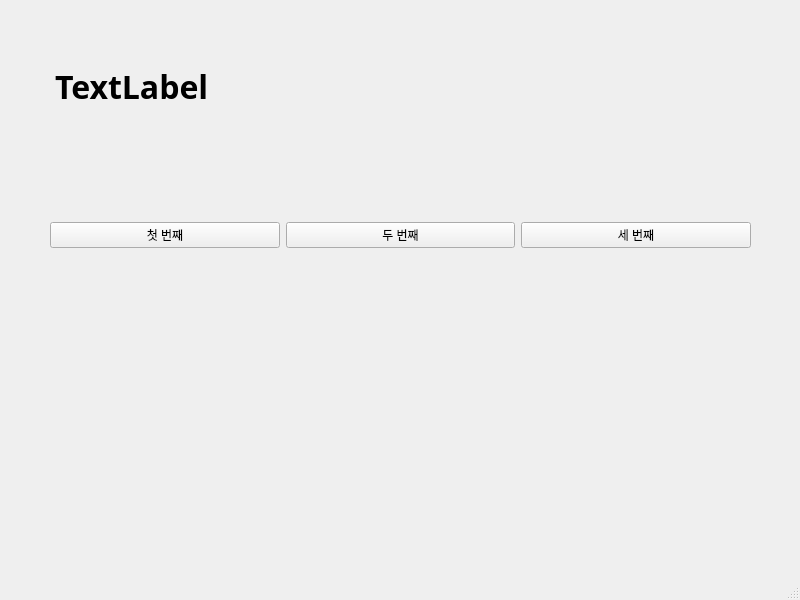
<?xml version="1.0" encoding="UTF-8"?>
<ui version="4.0">
 <class>MainWindow</class>
 <widget class="QMainWindow" name="MainWindow">
  <property name="geometry">
   <rect>
    <x>0</x>
    <y>0</y>
    <width>800</width>
    <height>600</height>
   </rect>
  </property>
  <property name="windowTitle">
   <string>MainWindow</string>
  </property>
  <widget class="QWidget" name="centralwidget">
   <widget class="QWidget" name="horizontalLayoutWidget">
    <property name="geometry">
     <rect>
      <x>50</x>
      <y>150</y>
      <width>701</width>
      <height>171</height>
     </rect>
    </property>
    <layout class="QHBoxLayout" name="horizontalLayout">
     <item>
      <widget class="QPushButton" name="pushButton_3">
       <property name="text">
        <string>첫 번째</string>
       </property>
      </widget>
     </item>
     <item>
      <widget class="QPushButton" name="pushButton">
       <property name="text">
        <string>두 번째</string>
       </property>
      </widget>
     </item>
     <item>
      <widget class="QPushButton" name="pushButton_2">
       <property name="text">
        <string>세 번째</string>
       </property>
      </widget>
     </item>
    </layout>
   </widget>
   <widget class="QLabel" name="label">
    <property name="geometry">
     <rect>
      <x>55</x>
      <y>51</y>
      <width>691</width>
      <height>71</height>
     </rect>
    </property>
    <property name="font">
     <font>
      <family>맑은 고딕</family>
      <pointsize>24</pointsize>
      <weight>75</weight>
      <bold>true</bold>
     </font>
    </property>
    <property name="text">
     <string>TextLabel</string>
    </property>
   </widget>
  </widget>
  <widget class="QMenuBar" name="menubar">
   <property name="geometry">
    <rect>
     <x>0</x>
     <y>0</y>
     <width>800</width>
     <height>21</height>
    </rect>
   </property>
  </widget>
  <widget class="QStatusBar" name="statusbar"/>
 </widget>
 <resources/>
 <connections>
  <connection>
   <sender>pushButton_3</sender>
   <signal>clicked()</signal>
   <receiver>MainWindow</receiver>
   <slot>firstClick()</slot>
   <hints>
    <hint type="sourcelabel">
     <x>162</x>
     <y>259</y>
    </hint>
    <hint type="destinationlabel">
     <x>182</x>
     <y>305</y>
    </hint>
   </hints>
  </connection>
  <connection>
   <sender>pushButton</sender>
   <signal>clicked()</signal>
   <receiver>MainWindow</receiver>
   <slot>secondClick()</slot>
   <hints>
    <hint type="sourcelabel">
     <x>393</x>
     <y>255</y>
    </hint>
    <hint type="destinationlabel">
     <x>429</x>
     <y>298</y>
    </hint>
   </hints>
  </connection>
  <connection>
   <sender>pushButton_2</sender>
   <signal>clicked()</signal>
   <receiver>MainWindow</receiver>
   <slot>thirdClick()</slot>
   <hints>
    <hint type="sourcelabel">
     <x>645</x>
     <y>262</y>
    </hint>
    <hint type="destinationlabel">
     <x>675</x>
     <y>295</y>
    </hint>
   </hints>
  </connection>
 </connections>
 <slots>
  <slot>firstClick()</slot>
  <slot>secondClick()</slot>
  <slot>thirdClick()</slot>
 </slots>
</ui>
